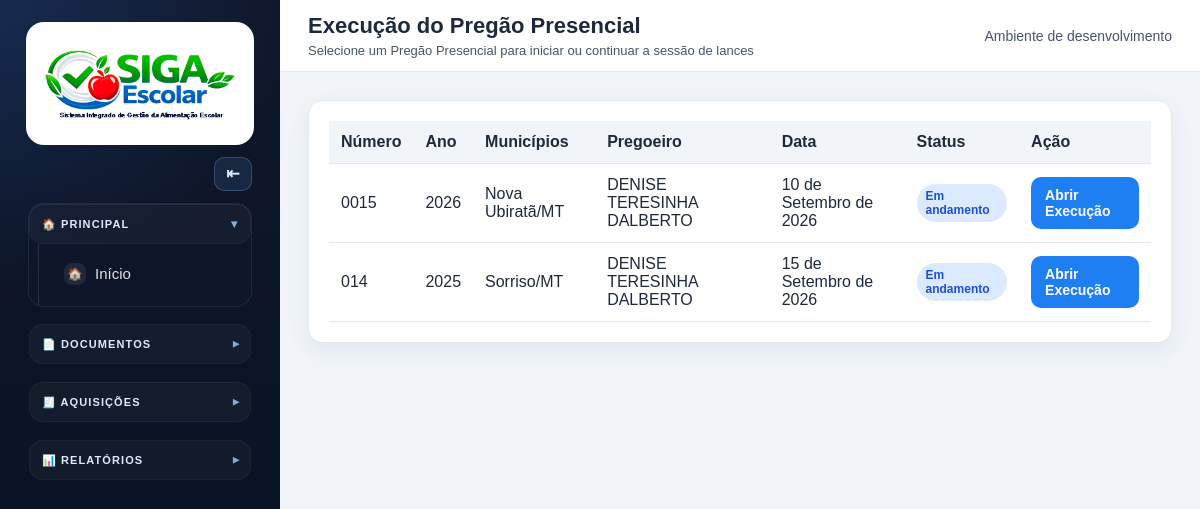
The page /execucao/ on the database its author committed.
### apps/pregoes/models.py (models this page shows, shortened)
class Pregao(models.Model):
    TIPO_PREGAO_PRESENCIAL = "pregao_presencial"
    TIPO_CHAMADA_PUBLICA = "chamada_publica"
    TIPO_CERTAME_CHOICES = [
        (TIPO_PREGAO_PRESENCIAL, "Pregão Presencial"),
        (TIPO_CHAMADA_PUBLICA, "Chamada Pública"),
    ]
    STATUS_NAO_INICIADO = "nao_iniciado"
    STATUS_EM_ANDAMENTO = "em_andamento"
    STATUS_FINALIZADO = "finalizado"
    STATUS_CHOICES = [
        (STATUS_NAO_INICIADO, "Não iniciado"),
        (STATUS_EM_ANDAMENTO, "Em andamento"),
        (STATUS_FINALIZADO, "Finalizado"),
    ]
    tipo_certame = models.CharField(
        "Tipo de Certame",
        max_length=30,
        choices=TIPO_CERTAME_CHOICES,
        default=TIPO_PREGAO_PRESENCIAL,
        help_text="Define se o processo será executado como Pregão Presencial ou Chamada Pública.",
    )
    numero = models.CharField("Número do Certame", max_length=30)
    numero_processo = models.CharField(
        "Número do Processo",
        max_length=100,
        blank=True,
        help_text="Número do processo administrativo vinculado ao certame.",
    )
    ano = models.PositiveIntegerField("Ano")
    municipios = models.ManyToManyField(
        Municipio,
        through="PregaoMunicipio",
        related_name="pregoes",
        verbose_name="Municípios",
    )
    fornecedores = models.ManyToManyField(
        Fornecedor,
        through="PregaoFornecedor",
        related_name="pregoes",
        verbose_name="Fornecedores",
    )
    nome_pregoeiro = models.CharField("Nome do Pregoeiro", max_length=255)
    cpf_pregoeiro = models.CharField(
        "CPF do Pregoeiro",
        max_length=14,
        validators=[validar_cpf],
    )
    nome_ordenador_despesas = models.CharField(
        "Nome do Ordenador de Despesas",
        max_length=255,
        blank=True,
        help_text="Nome completo do ordenador de despesas vinculado ao certame.",
    )
    rg_ordenador_despesas = models.CharField(
        "RG do Ordenador de Despesas",
        max_length=50,
        blank=True,
    )
    cpf_ordenador_despesas = models.CharField(
        "CPF do Ordenador de Despesas",
        max_length=14,
        blank=True,
        validators=[validar_cpf],
    )
    local_pregao = models.CharField("Local do Pregão", max_length=255)
    data_pregao = models.DateField("Data do Pregão")
    status = models.CharField(
        "Status",
        max_length=30,
        choices=STATUS_CHOICES,
        default=STATUS_NAO_INICIADO,
    )
    criado_por = models.ForeignKey(
        settings.AUTH_USER_MODEL,
        on_delete=models.PROTECT,
        related_name="pregoes_criados",
        verbose_name="Criado por",
        null=True,
        blank=True,
    )
    finalizado_em = models.DateTimeField("Finalizado em", null=True, blank=True)
    percentual_alerta_media = models.DecimalField(
        "Percentual de Alerta da Média",
        max_digits=5,
        decimal_places=2,
        default=50,
        help_text="Percentual de alerta aplicado a todos os itens deste certame.",
    )
    criado_em = models.DateTimeField("Criado em", auto_now_add=True)
    atualizado_em = models.DateTimeField("Atualizado em", auto_now=True)
    class Meta:
        verbose_name = "Certame"
        verbose_name_plural = "Certames"
        ordering = ["-ano", "-numero"]
        constraints = [
            models.UniqueConstraint(
                fields=["tipo_certame", "numero", "ano"],
                name="unique_tipo_numero_ano_certame",
            )
        ]

### apps/cadastros/models.py (models this page shows, shortened)
class AtivoModel(TimeStampedModel):
    ativo = models.BooleanField(default=True)
    class Meta:
        abstract = True

class Municipio(AtivoModel):
    nome = models.CharField(max_length=120)
    uf = models.CharField(max_length=2, default="MT")
    class Meta:
        verbose_name = "Município"
        verbose_name_plural = "Municípios"
        ordering = ["nome"]
        constraints = [
            models.UniqueConstraint(fields=["nome", "uf"], name="unique_municipio_uf")
        ]

### apps/execucao/views.py (the view)
# urls.py: path("", views.execucao_pregao, name="execucao_pregao"),
def execucao_pregao(request):
    pregoes = (
        Pregao.objects.filter(
            tipo_certame=Pregao.TIPO_PREGAO_PRESENCIAL,
            status__in=[
                Pregao.STATUS_NAO_INICIADO,
                Pregao.STATUS_EM_ANDAMENTO,
            ]
        )
        .prefetch_related("municipios")
        .order_by("-ano", "-numero")
    )
    return render(
        request,
        "execucao/execucao_pregao.html",
        {
            "pregoes": pregoes,
        },
    )

### templates/execucao/execucao_pregao.html (shortened to what this page needs)
{% extends "base.html" %}
{% block page_title %}Execução do Pregão Presencial{% endblock %}
{% block page_subtitle %}Selecione um Pregão Presencial para iniciar ou continuar a sessão de lances{% endblock %}
{% block content %}
<div class="card">
    <div class="table-wrapper">
        <table>
            <thead>
                <tr>
                    <th>Número</th>
                    <th>Ano</th>
                    <th>Municípios</th>
                    <th>Pregoeiro</th>
                    <th>Data</th>
                    <th>Status</th>
                    <th>Ação</th>
                </tr>
            </thead>
            <tbody>
                {% for pregao in pregoes %}
                <tr>
                    <td>{{ pregao.numero }}</td>
                    <td>{{ pregao.ano }}</td>
                    <td>
                        {% for municipio in pregao.municipios.all %}
                            {{ municipio.nome }}{% if municipio.uf %}/{{ municipio.uf }}{% endif %}{% if not forloop.last %}, {% endif %}
                        {% empty %}
                            -
                        {% endfor %}
                    </td>
                    <td>{{ pregao.nome_pregoeiro }}</td>
                    <td>{{ pregao.data_pregao }}</td>
                    <td>
                        {% if pregao.status == "nao_iniciado" %}
                        <span class="badge badge-warning">{{ pregao.get_status_display }}</span>
                        {% elif pregao.status == "em_andamento" %}
                        <span class="badge badge-primary">{{ pregao.get_status_display }}</span>
                        {% else %}
                        <span class="badge badge-success">{{ pregao.get_status_display }}</span>
                        {% endif %}
                    </td>
                    <td>
                        <a class="btn btn-primary" href="{% url 'execucao:abrir_execucao' pregao.id %}">
                            Abrir Execução
                        </a>
                    </td>
                </tr>
                {% empty %}
                <tr>
                    <td colspan="7">Nenhum Pregão Presencial disponível para execução.</td>
                </tr>
                {% endfor %}
            </tbody>
        </table>
    </div>
</div>
{% endblock %}

### static/css/style.css (style rules this page uses)
:root { --primary: #0f2f57; --primary-dark: #09213f; --primary-light: #174a84; --accent: #1d7ff2; --success: #198754; --warning: #ffc107; --danger: #dc3545; --gray-50: #f8fafc; --gray-100: #f1f5f9; --gray-200: #e2e8f0; --gray-300: #cbd5e1; --gray-600: #475569; --gray-800: #1e293b; --white: #ffffff; --radius: 14px; --shadow: 0 8px 24px rgba(15, 47, 87, 0.08); }
* { box-sizing: border-box; }
body { margin: 0; font-family: Arial, Helvetica, sans-serif; background: var(--gray-100); color: var(--gray-800); }
.card { background: var(--white); border: 1px solid var(--gray-200); border-radius: var(--radius); padding: 20px; box-shadow: var(--shadow); margin-bottom: 18px; }
.btn { display: inline-block; padding: 10px 14px; border-radius: 10px; border: none; text-decoration: none; cursor: pointer; font-size: 14px; font-weight: 600; transition: 0.2s; }
.btn-primary { background: var(--accent); color: var(--white); }
.table-wrapper { overflow-x: auto; }
table { width: 100%; border-collapse: collapse; background: var(--white); }
th { background: var(--gray-100); color: var(--gray-800); font-weight: 700; text-align: left; padding: 12px; border-bottom: 1px solid var(--gray-200); }
td { padding: 12px; border-bottom: 1px solid var(--gray-200); color: var(--gray-800); vertical-align: middle; }
.badge { display: inline-block; padding: 5px 9px; border-radius: 999px; font-size: 12px; font-weight: bold; }
.badge-primary { background: #dbeafe; color: #1d4ed8; }

### templates/base.html (style rules this page uses)
:root { --sidebar-bg: #0f172a; --sidebar-bg-soft: #111c33; --sidebar-border: rgba(255, 255, 255, 0.10); --sidebar-text: rgba(255, 255, 255, 0.88); --sidebar-muted: rgba(255, 255, 255, 0.62); --sidebar-hover: rgba(96, 165, 250, 0.12); --sidebar-active: rgba(59, 130, 246, 0.22); --sidebar-active-border: #60a5fa; --sidebar-section-bg: rgba(15, 23, 42, 0.55); }

### rows shown on the page
Pregao: numero "0015", ano "2026", nome_pregoeiro "DENISE TERESINHA DALBERTO", data_pregao "10 de Setembro de 2026", status "Em andamento"
Municipio: nome "Nova Ubiratã", uf "MT"
Pregao: numero "014", ano "2025", nome_pregoeiro "DENISE TERESINHA DALBERTO", data_pregao "15 de Setembro de 2026", status "Em andamento"
Municipio: nome "Sorriso", uf "MT"
